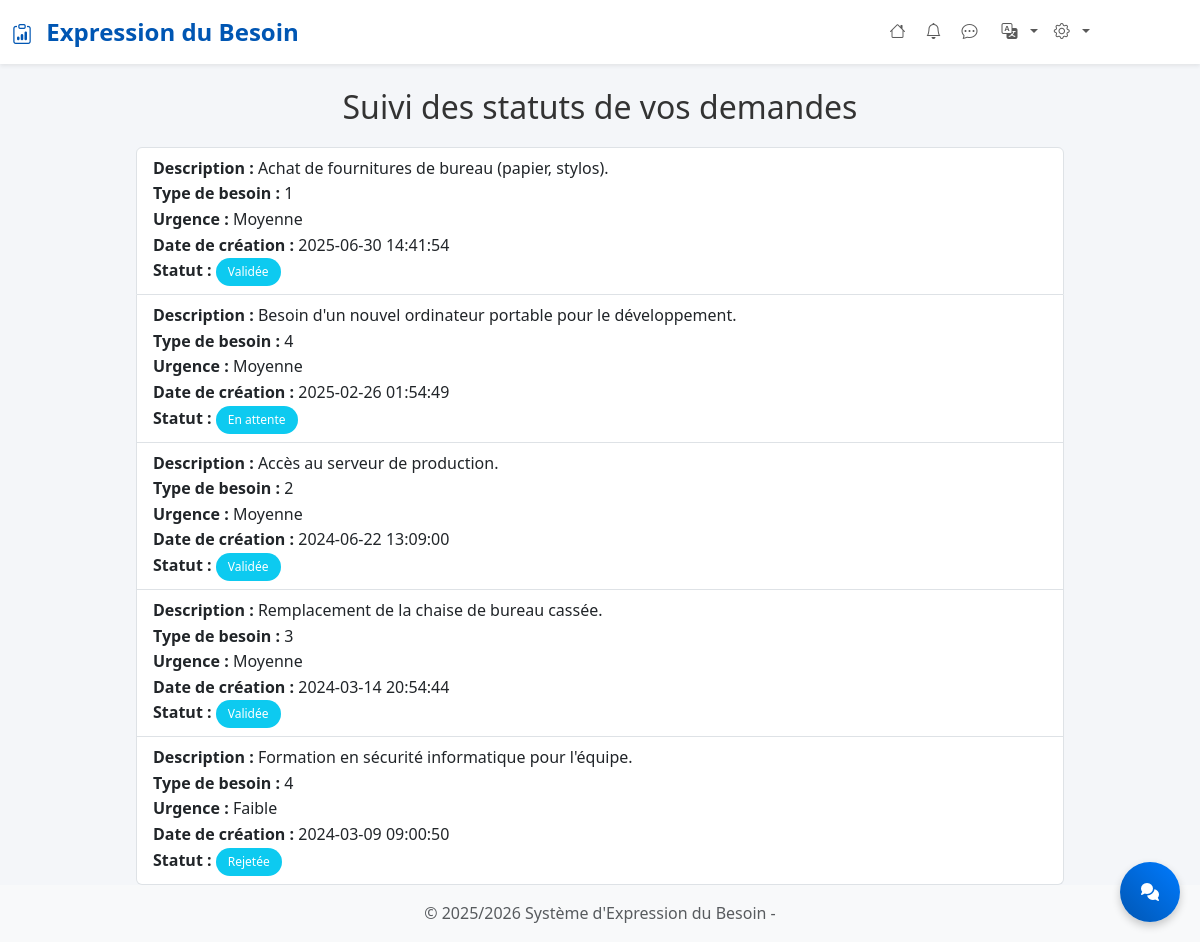
The app's page /suivi_statut.php (signed in), older data.
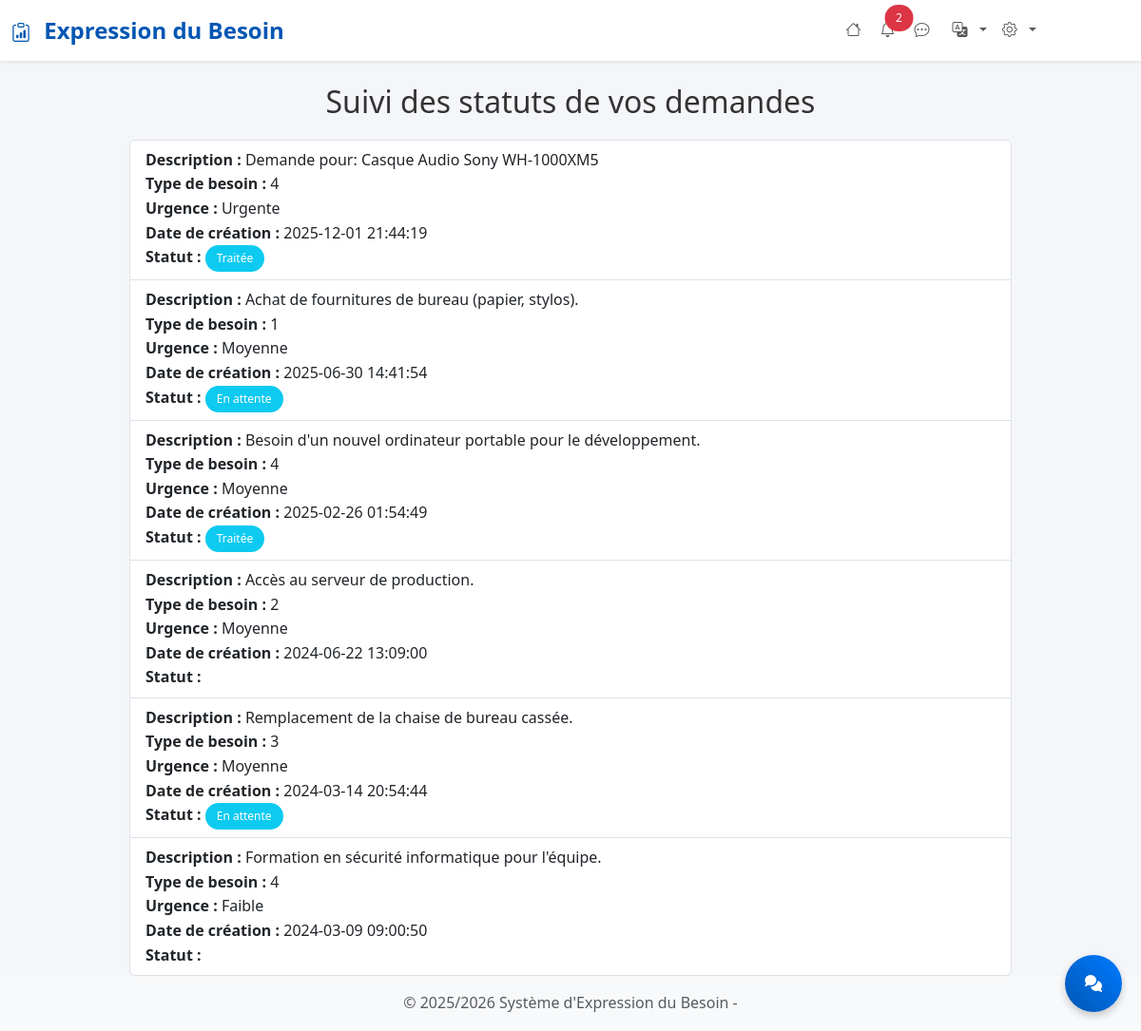
The same page, newer data.
### tables this page shows
CREATE TABLE `demandes` (
  `id` int(11) NOT NULL,
  `user_id` int(11) NOT NULL,
  `type_besoin_id` int(11) NOT NULL,
  `description` text NOT NULL,
  `urgence` enum('Faible','Moyenne','Urgente') NOT NULL DEFAULT 'Faible',
  `statut` enum('En attente','En cours de validation','Traitée') NOT NULL DEFAULT 'En attente',
  `date_creation` datetime DEFAULT current_timestamp()
);

### includes/functions.php (called while the page is built, shortened)
<?php
function getUnreadNotificationCount(int $serviceId,$isAdmin = 0): int {
    $pdo = getConnection();
    $stmt = $pdo->prepare("SELECT COUNT(*) FROM notifications WHERE service_id = :service_id AND seen = 0");
    $stmt->execute([':service_id' => $serviceId]);
    return (int) $stmt->fetchColumn();
}
?>

### suivi_statut.php (the view, shortened to what the changed rows need)
<?php
include 'includes/header.php';
$user_id = $_SESSION['user_id'];
$conn = getConnection();
try {
    $stmt = $conn->prepare("
        SELECT
            description,
            type_besoin_id,
            urgence,
            date_creation,
            statut
        FROM demandes
        WHERE user_id = :user_id
        ORDER BY date_creation DESC
    ");
    $stmt->bindParam(':user_id', $user_id, PDO::PARAM_INT);
    $stmt->execute();
    $stats = $stmt->fetchAll(PDO::FETCH_ASSOC);
} catch (PDOException $e) {
    die("Erreur : " . $e->getMessage());
}
?>
<div class="container mt-4">
    <h2>Suivi des statuts de vos demandes</h2>
    <?php if (count($stats) > 0): ?>
    <ul class="list-group mt-3">
        <?php foreach ($stats as $s): ?>
        <li class="list-group-item">
            <strong>Description :</strong> <?= htmlspecialchars($s['description']) ?><br>
            <strong>Type de besoin :</strong> <?= htmlspecialchars($s['type_besoin_id']) ?><br>
            <strong>Urgence :</strong> <?= htmlspecialchars($s['urgence']) ?><br>
            <strong>Date de création :</strong> <?= htmlspecialchars($s['date_creation']) ?><br>
            <strong>Statut :</strong>
            <span class="badge bg-info"><?= htmlspecialchars($s['statut']) ?></span>
        </li>
        <?php endforeach; ?>
    </ul>
    <?php else: ?>
    <p>Aucune demande enregistrée pour le moment.</p>
    <?php endif; ?>
</div>
<?php include 'includes/footer.php'; ?>

### includes/header.php (shortened to what the changed rows need)
<?php
require_once __DIR__ . '/functions.php';
$unreadCount = getUnreadNotificationCount($_SESSION['user_service'] ?? 0,
    isset($_SESSION['user_role']) && $_SESSION['user_role'] === 'Administrateur' ? 1 : 0
);
?>
<!DOCTYPE html>
<html lang="fr">
<head>
    <link href="https://cdn.jsdelivr.net/npm/bootstrap@5.3.2/dist/css/bootstrap.min.css" rel="stylesheet">
    <link href="https://cdn.jsdelivr.net/npm/bootstrap-icons@1.11.2/font/bootstrap-icons.css" rel="stylesheet">
    <link rel="stylesheet" href="assets/css/style.css">
    <link rel="stylesheet" href="https://cdnjs.cloudflare.com/ajax/libs/font-awesome/7.0.1/css/all.min.css"
 />
</head>
<body>
    <nav class="navbar navbar-expand-lg navbar-light bg-white shadow-sm">
        <div class="container-fluid">
            <div class="collapse navbar-collapse" id="navbarNav">
                <ul class="navbar-nav ms-auto">
                    <?php if($_SESSION['user_role'] != 'Demandeur'): ?>
                    <li class="nav-item position-relative">
                        <a class="nav-link" href="/besoins/pages/notifications.php">
                            <i class="bi bi-bell me-1"></i>
                            <?php if (!empty($unreadCount) && $unreadCount > 0): ?>
                            <span
                                class="position-absolute -top-2 start-1 translate-middle badge rounded-pill bg-danger">
                                <?= $unreadCount ?>
                            </span>
                            <?php endif; ?>
                        </a>
                    </li>
                    <?php endif; ?>
                </ul>
            </div>
        </div>
    </nav>
    <div class="container-fluid">
        <div class="row">
            <main class="col-md-9 ms-sm-auto mx-auto col-lg-10 px-md-4">

Row changes from the older to the newer data that the page shows:
added demandes: description "Demande pour: Casque Audio Sony WH-1000XM5", type_besoin "4", urgence "Urgente", date_creation "2025-12-01 21:44:19", statut "Traitée"
changed demandes "Achat de fournitures de bureau (papier, stylos).": statut "Validée" → "En attente"
changed demandes "Besoin d'un nouvel ordinateur portable pour le développement.": statut "En attente" → "Traitée"
changed demandes "Accès au serveur de production.": statut "Validée" → (not shown)
changed demandes "Remplacement de la chaise de bureau cassée.": statut "Validée" → "En attente"
changed demandes "Formation en sécurité informatique pour l'équipe.": statut "Rejetée" → (not shown)
Text that changed along with them:
$unreadCount: (not shown) → "2"
